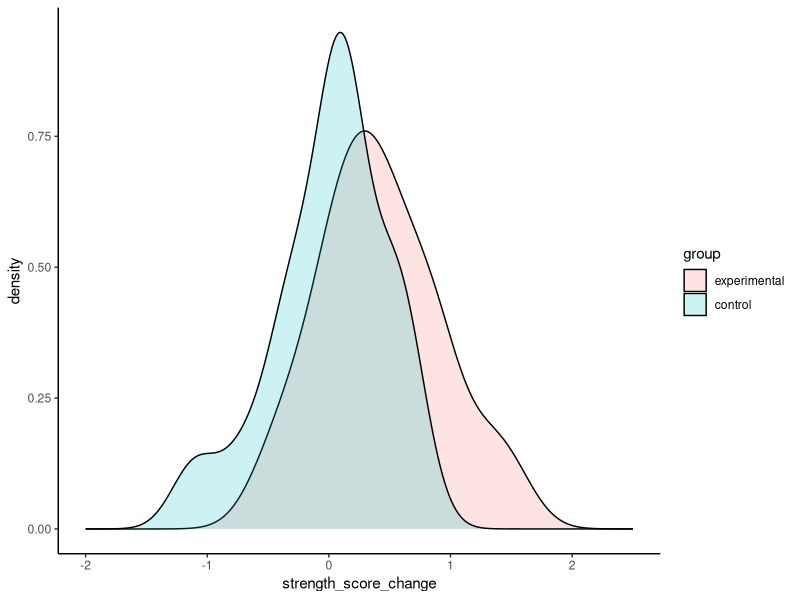
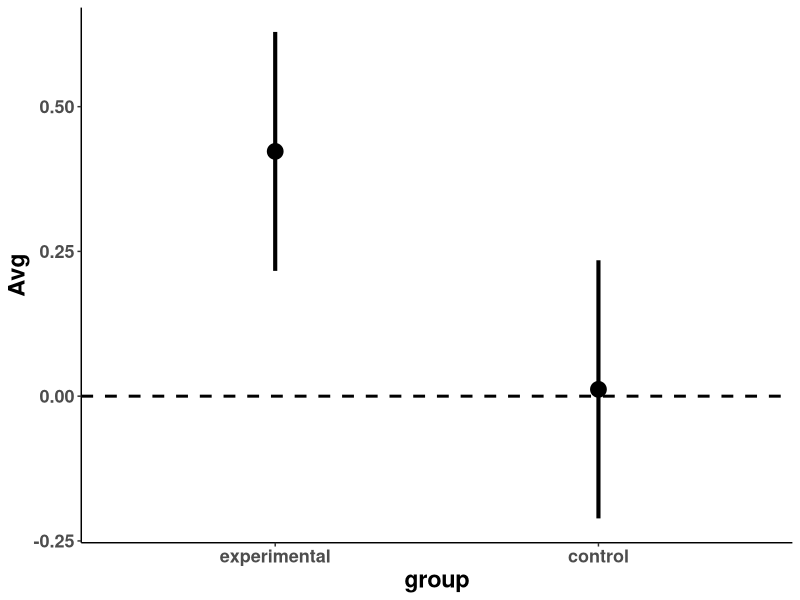
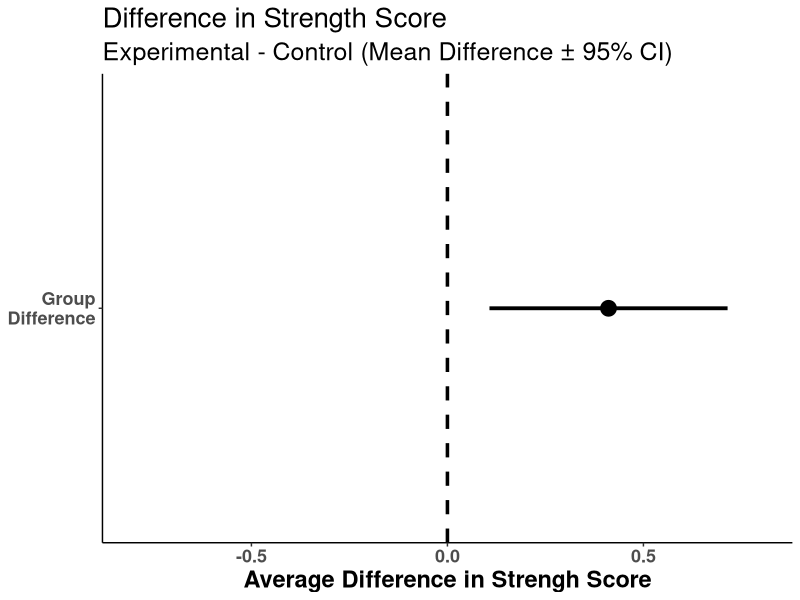
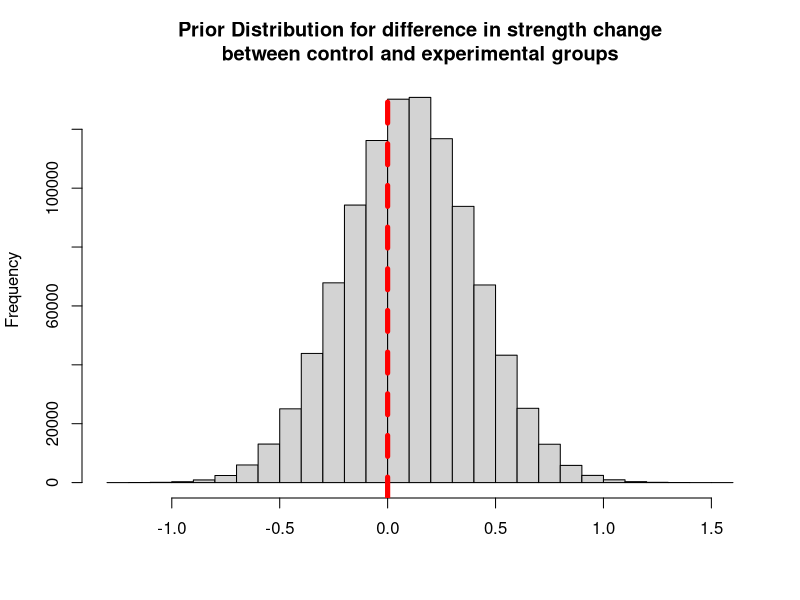
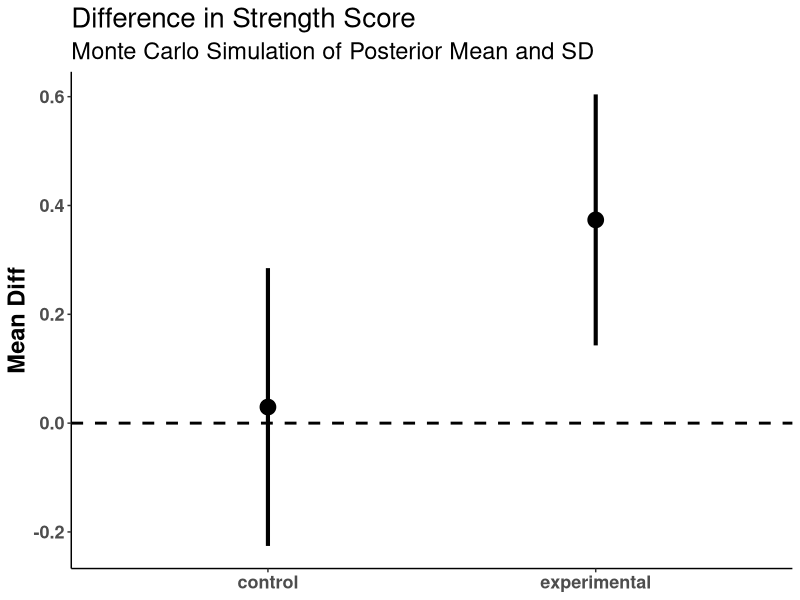
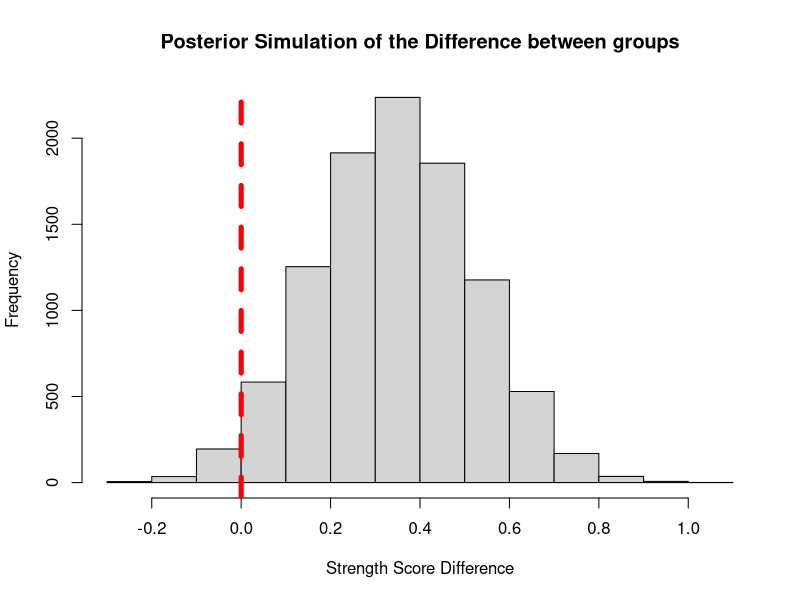
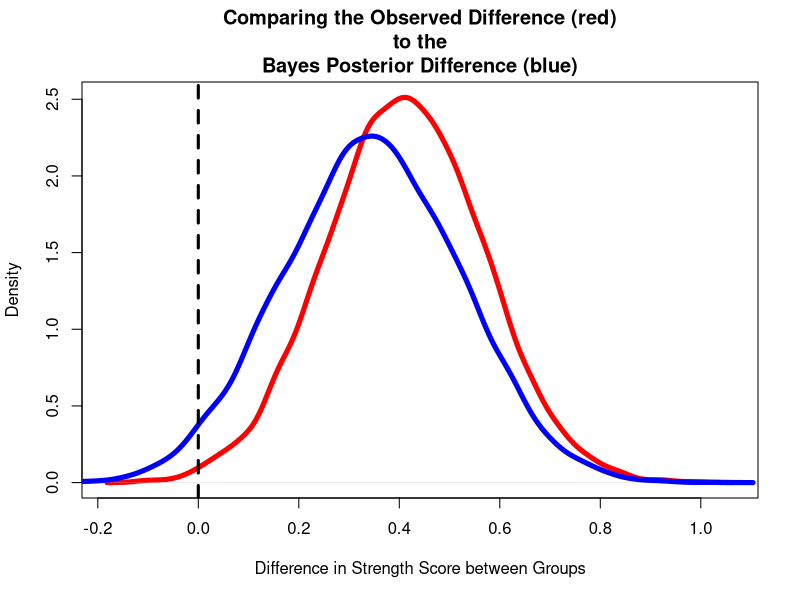

R code for these plots, in order:
## ---- chunk 1
library(tidyverse)
library(patchwork)

theme_set(theme_classic())

set.seed(6677)
df <- data.frame(
  subject = 1:39,
  group = c(rep("control", times = 17), rep("experimental", times = 22)),
  strength_score_change = c(round(rnorm(n = 17, mean = 0, sd = 0.5), 1),
                       round(rnorm(n = 22, mean = 0.5, sd = 0.5), 1))
) %>%
  mutate(group = factor(group, levels = c("experimental", "control")))

df

## ---- chunk 2
df %>%
  group_by(group) %>%
  summarize(N = n(),
            Avg = mean(strength_score_change),
            SD = sd(strength_score_change),
            SE = SD / sqrt(N))
## ---- chunk 3
df %>%
  ggplot(aes(x = strength_score_change, fill = group)) +
  geom_density(alpha = 0.2) +
  xlim(-2, 2.5)
## ---- chunk 4
df %>%
  group_by(group) %>%
  summarize(N = n(),
            Avg = mean(strength_score_change),
            SD = sd(strength_score_change),
            SE = SD / sqrt(N)) %>%
  ggplot(aes(x = group, y = Avg)) +
  geom_hline(yintercept = 0,
             size = 1,
             linetype = "dashed") +
  geom_point(size = 5) +
  geom_errorbar(aes(ymin = Avg - 1.96 * SE, ymax = Avg + 1.96 * SE),
                width = 0,
                size = 1.4) +
  theme(axis.text = element_text(face = "bold", size = 13),
        axis.title = element_text(face = "bold", size = 17))
## ---- chunk 5
df %>%
  mutate(group = factor(group, levels = c("control", "experimental"))) %>%
  group_by(group) %>%
  summarize(N = n(),
            Avg = mean(strength_score_change),
            SD = sd(strength_score_change),
            SE = SD / sqrt(N),
            SE2 = SE^2,
            .groups = "drop") %>%
  summarize(diff = diff(Avg),
            se_diff = sqrt(sum(SE2))) %>%
  mutate(group = 'Group\nDifference') %>%
  ggplot(aes(x = diff, y = 'Group\nDifference')) +
  geom_vline(aes(xintercept = 0),
             linetype = "dashed",
             size = 1.2) +
  geom_point(size = 5) +
  geom_errorbar(aes(xmin = diff - 1.96 * se_diff,
                    xmax = diff + 1.96 * se_diff),
                width = 0,
                size = 1.3) +
  xlim(-0.8, 0.8) +
  labs(y = NULL,
       x = "Average Difference in Strengh Score",
       title = "Difference in Strength Score",
       subtitle = "Experimental - Control (Mean Difference ± 95% CI)") +
  theme(axis.text = element_text(face = "bold", size = 13),
        axis.title = element_text(face = "bold", size = 17),
        plot.title = element_text(size = 20),
        plot.subtitle = element_text(size = 18))
## ---- chunk 6
diff_t_test <- t.test(strength_score_change ~ group,
       data = df,
       alternative = "two.sided")

diff_t_test

## store some of the main values in their own elements to use later
t_test_diff  <- as.vector(round(diff_t_test$estimate[1] - diff_t_test$estimate[2], 2))

se_diff <- 0.155    # calculated above when creating the plot
## ---- chunk 7
prior_mu <- 0.1
prior_sd <- 0.3
prior_var <- prior_sd^2
prior_precision <- 1 / prior_var
## ---- chunk 8
hist(rnorm(n = 1e6, mean = prior_mu, sd = prior_sd),
     main = "Prior Distribution for difference in strength change\nbetween control and experimental groups",
     xlab = NULL)
abline(v = 0,
       col = "red",
       lwd = 5,
       lty = 2)
## ---- chunk 9
known_sd <- 0.6
known_var <- known_sd^2
## ---- chunk 10
df %>%
  group_by(group) %>%
  summarize(N = n(),
            Avg = mean(strength_score_change),
            SD = sd(strength_score_change),
            SE = SD / sqrt(N))

experimental_N <- 22
experimental_mu <- 0.423
experimental_sd <- 0.494
experimental_var <- experimental_sd^2
experimental_precision <- 1 / experimental_var

control_N <- 17
control_mu <- 0.0118
control_sd <- 0.469
control_var <- control_sd^2
control_precision <- 1 / control_var

## ---- chunk 11
##### Update the control group observations ######
## SD
posterior_precision_control <- prior_precision + control_N / known_var
posterior_var_control <- 1 / posterior_precision_control
posterior_sd_control <- sqrt(posterior_var_control)

## mean
posterior_mu_control <- prior_precision / posterior_precision_control * prior_mu + (control_N / known_var) / posterior_precision_control * control_mu

posterior_mu_control
posterior_sd_control

##### Update the experimental group observations ######
## SD
posterior_precision_experimental <- prior_precision + experimental_N / known_var
posterior_var_experimental <- 1 / posterior_precision_experimental
posterior_sd_experimental <- sqrt(posterior_var_experimental)

## mean
posterior_mu_experimental <- prior_precision / posterior_precision_experimental * prior_mu + (experimental_N / known_var) / posterior_precision_experimental * experimental_mu

posterior_mu_experimental
posterior_sd_experimental
## ---- chunk 12
# mean
mu_diff <- posterior_mu_experimental - posterior_mu_control
mu_diff

# sd = sqrt(var1 + var2)
sd_diff <- sqrt(posterior_var_experimental + posterior_var_control)
sd_diff

# 95% Credible Interval
mu_diff + qnorm(p = c(0.025, 0.975)) * sd_diff
## ---- chunk 13
## Number of simulations
N <- 10000

## Monte Carlo Simulation
set.seed(9191)
control_posterior <- rnorm(n = N, mean = posterior_mu_control, sd = posterior_sd_control)
experimental_posterior <- rnorm(n = N, mean = posterior_mu_experimental, sd = posterior_sd_experimental)
diff_posterior <- rnorm(n = N, mean = mu_diff, sd = sd_diff)

## Put the control and experimental groups into a data frame
posterior_df <- data.frame(
  group = c(rep("control", times = N), rep("experimental", times = N)),
  posterior_sim = c(control_posterior, experimental_posterior)
)

## ---- chunk 14
posterior_df %>%
  group_by(group) %>%
  summarize(Avg = mean(posterior_sim),
            SE = sd(posterior_sim)) %>%
  ggplot(aes(x = group, y = Avg)) +
  geom_hline(yintercept = 0,
             size = 1,
             linetype = "dashed") +
  geom_point(size = 5) +
  geom_errorbar(aes(ymin = Avg - 1.96 * SE, ymax = Avg + 1.96 * SE),
                width = 0,
                size = 1.4) +
  labs(x = NULL,
       y = "Mean Diff",
       title = "Difference in Strength Score",
       subtitle = "Monte Carlo Simulation of Posterior Mean and SD") +
  theme(axis.text = element_text(face = "bold", size = 13),
        axis.title = element_text(face = "bold", size = 17),
        plot.title = element_text(size = 20),
        plot.subtitle = element_text(size = 17))
## ---- chunk 15
hist(diff_posterior,
     main = "Posterior Simulation of the Difference between groups",
     xlab = "Strength Score Difference")
abline(v = 0,
       col = "red",
       lwd = 5,
       lty = 2)
## ---- chunk 16
data.frame(
  group = c("control", "experimental", "difference"),
  observed_avg = c(control_mu, experimental_mu, t_test_diff),
  posterior_sim_avg = c(posterior_mu_control, posterior_mu_experimental, mu_diff),
  observed_standard_error = c(control_sd / sqrt(control_N), experimental_sd / sqrt(experimental_N), se_diff),
  posterior_sim_standard_error = c(posterior_sd_control, posterior_sd_experimental, sd_diff)
  )
## ---- chunk 17
N <- 10000

set.seed(8945)
observed_diff <- rnorm(n = N, mean = t_test_diff, sd = se_diff)

plot(density(observed_diff),
     lwd = 5,
     col = "red",
     main = "Comparing the Observed Difference (red)\nto the\nBayes Posterior Difference (blue)",
     xlab = "Difference in Strength Score between Groups")
lines(density(diff_posterior),
      lwd = 5,
      col = "blue")
abline(v = 0,
       lty = 2,
       lwd = 3,
       col = "black")
